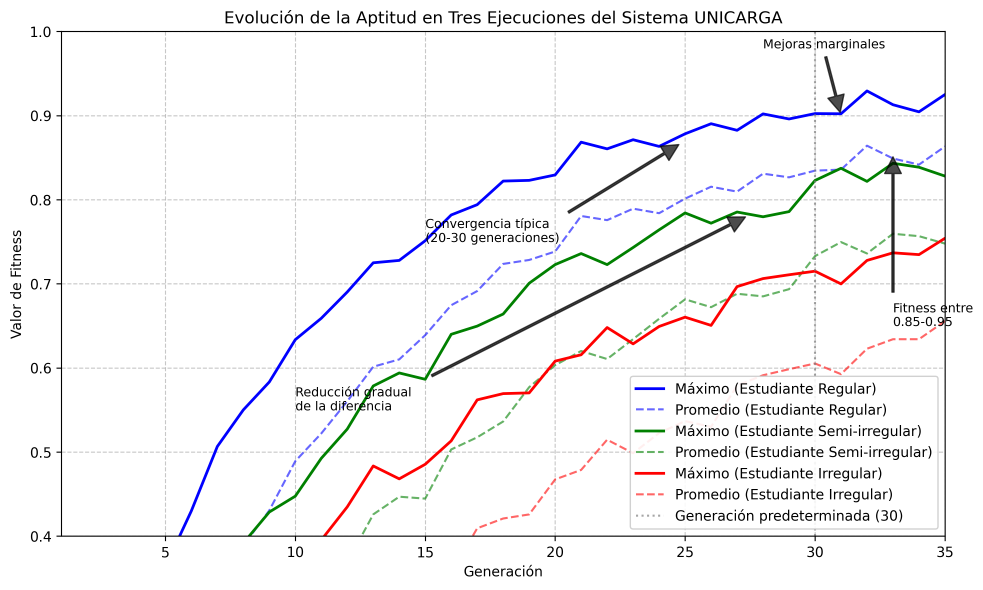
#> input picture convergencia_fitness.png, 2949 x 1768 px, given as the content of the folder data/dataset, which was not available (shown at 1/3 size)
$ python script_aplify_dataset.py
#> lines starting #> are read from the running program, lines starting #| are printed output that depends on the picture; pictures that were not available may be replaced by others from this repository, and a replacement may not be noted
#!/usr/bin/env python3
# -*- coding: utf-8 -*-
"""
Script para aumentar un dataset de imágenes mediante diversas transformaciones.
Mantiene la estructura jerárquica original y permite personalizar numeración
de sets y aplicación consistente de filtros.
"""

import os
import cv2
import numpy as np
import argparse
from concurrent.futures import ProcessPoolExecutor
import random
from tqdm import tqdm
import shutil
from collections import defaultdict

def parse_arguments():
    """Define y procesa los argumentos de la línea de comandos."""
    parser = argparse.ArgumentParser(description='Aumenta un dataset de imágenes manteniendo la estructura jerárquica.')
    parser.add_argument('--input_dir', type=str, default='data/dataset',
                        help='Directorio de entrada con las imágenes originales')
    parser.add_argument('--output_dir', type=str, default='data/dataset',
                        help='Directorio de salida para las imágenes aumentadas')
    parser.add_argument('--augmentations', type=int, default=5,
                        help='Número de versiones aumentadas a generar por imagen')
    parser.add_argument('--workers', type=int, default=os.cpu_count(),
                        help='Número de procesos en paralelo a utilizar')
    parser.add_argument('--start_set', type=int, default=31,
                        help='Número inicial para la numeración de sets (ej: 31)')
    parser.add_argument('--consistent_filters', action='store_true',
                        help='Aplicar filtros consistentemente por set (mismo filtro para todo el set)')
    return parser.parse_args()

def apply_rotation(image, angle=None):
    """Aplica una rotación aleatoria entre -15 y 15 grados."""
    if angle is None:
        angle = random.uniform(-15, 15)

    height, width = image.shape[:2]
    center = (width // 2, height // 2)

    rotation_matrix = cv2.getRotationMatrix2D(center, angle, 1.0)
    rotated = cv2.warpAffine(image, rotation_matrix, (width, height),
                             borderMode=cv2.BORDER_REFLECT)
    return rotated

def apply_gaussian_blur(image, kernel_size=None):
    """Aplica un desenfoque gaussiano con un kernel aleatorio entre 3x3 y 7x7."""
    if kernel_size is None:
        # Aseguramos que el kernel size sea impar
        kernel_size = random.choice([3, 5, 7])

    blurred = cv2.GaussianBlur(image, (kernel_size, kernel_size), 0)
    return blurred

def apply_stretch(image, scale_x=None, scale_y=None):
    """Aplica un estiramiento aleatorio entre 0.8 y 1.2 en x o y."""
    if scale_x is None:
        scale_x = random.uniform(0.8, 1.2)
    if scale_y is None:
        scale_y = random.uniform(0.8, 1.2)

    height, width = image.shape[:2]
    new_width = int(width * scale_x)
    new_height = int(height * scale_y)

    stretched = cv2.resize(image, (new_width, new_height))

    # Si la imagen es más grande, recortamos el centro
    if new_width > width or new_height > height:
        start_x = (new_width - width) // 2 if new_width > width else 0
        start_y = (new_height - height) // 2 if new_height > height else 0
        stretched = stretched[start_y:start_y+height, start_x:start_x+width]

    # Si la imagen es más pequeña, rellenamos con reflejo de bordes
    if new_width < width or new_height < height:
        top = (height - new_height) // 2 if new_height < height else 0
        bottom = height - new_height - top if new_height < height else 0
        left = (width - new_width) // 2 if new_width < width else 0
        right = width - new_width - left if new_width < width else 0
        stretched = cv2.copyMakeBorder(stretched, top, bottom, left, right,
                                      cv2.BORDER_REFLECT)

    return stretched

def apply_brightness_contrast(image, alpha=None, beta=None):
    """Aplica cambios en brillo y contraste.
    alpha: contraste (1.0 - sin cambio, >1 más contraste, <1 menos contraste)
    beta: brillo (0 - sin cambio, >0 más brillo, <0 menos brillo)
    """
    if alpha is None:
        alpha = random.uniform(0.8, 1.5)
    if beta is None:
        beta = random.randint(-30, 30)

    adjusted = cv2.convertScaleAbs(image, alpha=alpha, beta=beta)
    return adjusted

def apply_color_filters(image, filter_type=None):
    """Aplica diferentes filtros de color (HSV, CLAHE, etc)."""
    if filter_type is None:
        filter_type = random.randint(0, 3)

    if filter_type == 0:
        # Aplicar ajuste HSV
        hsv = cv2.cvtColor(image, cv2.COLOR_BGR2HSV)
        # Ajustar el tono (H), saturación (S), y valor (V)
        h, s, v = cv2.split(hsv)

        # Random shift en el tono (-10 a 10)
        h = np.mod(h + random.randint(-10, 10), 180).astype(np.uint8)

        # Random ajuste de saturación (0.8 a 1.2)
        s = cv2.convertScaleAbs(s, alpha=random.uniform(0.8, 1.2))

        # Random ajuste de valor/brillo (0.8 a 1.2)
        v = cv2.convertScaleAbs(v, alpha=random.uniform(0.8, 1.2))

        hsv_adjusted = cv2.merge([h, s, v])
        filtered = cv2.cvtColor(hsv_adjusted, cv2.COLOR_HSV2BGR)

    elif filter_type == 1:
        # Aplicar CLAHE (Contrast Limited Adaptive Histogram Equalization)
        lab = cv2.cvtColor(image, cv2.COLOR_BGR2LAB)
        l, a, b = cv2.split(lab)

        clahe = cv2.createCLAHE(clipLimit=random.uniform(1.0, 4.0),
                               tileGridSize=(8, 8))
        cl = clahe.apply(l)

        lab_adjusted = cv2.merge([cl, a, b])
        filtered = cv2.cvtColor(lab_adjusted, cv2.COLOR_LAB2BGR)

    elif filter_type == 2:
        # Aplicar un balance de color aleatorio
        b, g, r = cv2.split(image)

        # Ajusta el balance entre canales
        r_scale = random.uniform(0.9, 1.1)
        g_scale = random.uniform(0.9, 1.1)
        b_scale = random.uniform(0.9, 1.1)

        r = cv2.convertScaleAbs(r, alpha=r_scale)
        g = cv2.convertScaleAbs(g, alpha=g_scale)
        b = cv2.convertScaleAbs(b, alpha=b_scale)

        filtered = cv2.merge([b, g, r])

    else:  # filter_type == 3
        # Aplicar ajuste de gamma
        gamma = random.uniform(0.8, 1.2)
        inv_gamma = 1.0 / gamma
        table = np.array([((i / 255.0) ** inv_gamma) * 255
                         for i in np.arange(0, 256)]).astype("uint8")
        filtered = cv2.LUT(image, table)

    return filtered

def generate_augmentation_params():
    """Genera parámetros aleatorios para todas las transformaciones."""
    params = {
        'rotation': {
            'apply': random.random() > 0.3,  # 70% de probabilidad
            'angle': random.uniform(-15, 15)
        },
        'blur': {
            'apply': random.random() > 0.5,  # 50% de probabilidad
            'kernel_size': random.choice([3, 5, 7])
        },
        'stretch': {
            'apply': random.random() > 0.5,  # 50% de probabilidad
            'scale_x': random.uniform(0.8, 1.2),
            'scale_y': random.uniform(0.8, 1.2)
        },
        'brightness_contrast': {
            'apply': random.random() > 0.3,  # 70% de probabilidad
            'alpha': random.uniform(0.8, 1.5),
            'beta': random.randint(-30, 30)
        },
        'color': {
            'apply': random.random() > 0.5,  # 50% de probabilidad
            'filter_type': random.randint(0, 3)
        }
    }

    # Aseguramos que al menos se aplique una transformación
    if not any(params[k]['apply'] for k in params):
        # Aplicamos al menos una transformación aleatoria
        random_transform = random.choice(list(params.keys()))
        params[random_transform]['apply'] = True

    return params

def augment_image(image, aug_params=None):
    """Aplica una combinación de transformaciones a la imagen según los parámetros dados."""
    if aug_params is None:
        aug_params = generate_augmentation_params()

    # Aplicamos las transformaciones en orden
    augmented = image.copy()

    if aug_params['rotation']['apply']:
        augmented = apply_rotation(augmented, aug_params['rotation']['angle'])

    if aug_params['blur']['apply']:
        augmented = apply_gaussian_blur(augmented, aug_params['blur']['kernel_size'])

    if aug_params['stretch']['apply']:
        augmented = apply_stretch(augmented,
                                 aug_params['stretch']['scale_x'],
                                 aug_params['stretch']['scale_y'])

    if aug_params['brightness_contrast']['apply']:
        augmented = apply_brightness_contrast(
            augmented,
            aug_params['brightness_contrast']['alpha'],
            aug_params['brightness_contrast']['beta']
        )

    if aug_params['color']['apply']:
        augmented = apply_color_filters(augmented, aug_params['color']['filter_type'])

    return augmented

def process_image(args):
    """Procesa una imagen, aplica aumentación y guarda las versiones aumentadas."""
    img_path, output_path, aug_params = args

    # Crear directorio de salida si no existe
    os.makedirs(os.path.dirname(output_path), exist_ok=True)

    # Leer la imagen
    img = cv2.imread(img_path)
    if img is None:
        print(f"Error al leer la imagen: {img_path}")
        return

    # Generar versión aumentada con los parámetros dados
    aug_img = augment_image(img, aug_params)

    # Guardar la imagen aumentada
    cv2.imwrite(output_path, aug_img)

def parse_path_structure(path, input_dir):
    """Extrae la estructura class/set/seq de la ruta del archivo."""
    rel_path = os.path.relpath(path, input_dir)
    parts = rel_path.split(os.sep)

    if len(parts) >= 3:
        class_name = parts[0]  # class_X
        set_name = parts[1]    # set_Y
        seq_name = parts[2]    # seq_Z

        # El último elemento puede ser el nombre del archivo
        if len(parts) > 3:
            file_name = parts[-1]
        else:
            file_name = ""

        return {
            'class': class_name,
            'set': set_name,
            'seq': seq_name,
            'file': file_name
        }

    return None

def group_by_structure(image_paths, input_dir):
    """Agrupa las imágenes según su estructura class/set/seq."""
    grouped = defaultdict(lambda: defaultdict(lambda: defaultdict(list)))

    for img_path in image_paths:
        structure = parse_path_structure(img_path, input_dir)
        if structure:
            class_name = structure['class']
            set_name = structure['set']
            seq_name = structure['seq']
            grouped[class_name][set_name][seq_name].append(img_path)

    return grouped

def find_images(input_dir):
    """Encuentra todas las imágenes en el directorio de entrada."""
#> called with input_dir = 'data/dataset'
    image_paths = []

    for root, _, files in os.walk(input_dir):
        for file in files:
            if file.lower().endswith(('.jpg', '.jpeg', '.png', '.bmp')):
                image_paths.append(os.path.join(root, file))

    return image_paths

def main():
    """Función principal del script."""
    args = parse_arguments()

    print(f"Buscando imágenes en: {args.input_dir}")
    image_paths = find_images(args.input_dir)

    if not image_paths:
        print("No se encontraron imágenes en el directorio especificado.")
        return

    print(f"Se encontraron {len(image_paths)} imágenes.")

    # Agrupar imágenes por class/set/seq
    grouped_images = group_by_structure(image_paths, args.input_dir)

    # Para cada tipo de augmentación
    for aug_idx in range(args.augmentations):
        print(f"\nGenerando augmentación {aug_idx+1}/{args.augmentations}...")

        process_args = []
        current_set_id = args.start_set

        # Para cada clase
        for class_name, sets in grouped_images.items():
            # Para cada set en la clase
            for set_name, sequences in sets.items():
                # Generar parámetros de augmentación consistentes para todo el set
                # si la opción está activada
                set_aug_params = generate_augmentation_params() if args.consistent_filters else None

                # Nuevo nombre de set con numeración incremental
                new_set_name = f"set_{current_set_id}"

                # Para cada secuencia en el set
                for seq_name, images in sequences.items():
                    # Para cada imagen en la secuencia
                    for img_path in images:
                        # Obtener el nombre base del archivo
                        base_name = os.path.basename(img_path)
                        name, ext = os.path.splitext(base_name)

                        # Construir ruta de salida con la nueva estructura
                        output_path = os.path.join(
                            args.output_dir,
                            class_name,
                            new_set_name,
                            seq_name,
                            f"{name}_aug{aug_idx+1}{ext}"
                        )

                        # Si no se usa filtro consistente por set, generar nuevos parámetros
                        img_aug_params = set_aug_params if args.consistent_filters else generate_augmentation_params()

                        process_args.append((img_path, output_path, img_aug_params))

                # Incrementar el ID del set para la siguiente iteración
                current_set_id += 1

        # Procesar imágenes en paralelo para esta augmentación
        num_workers = min(args.workers, len(process_args))
        print(f"Procesando imágenes con {num_workers} workers...")

        with ProcessPoolExecutor(max_workers=num_workers) as executor:
            list(tqdm(executor.map(process_image, process_args), total=len(process_args)))
#> this loop made 5 passes
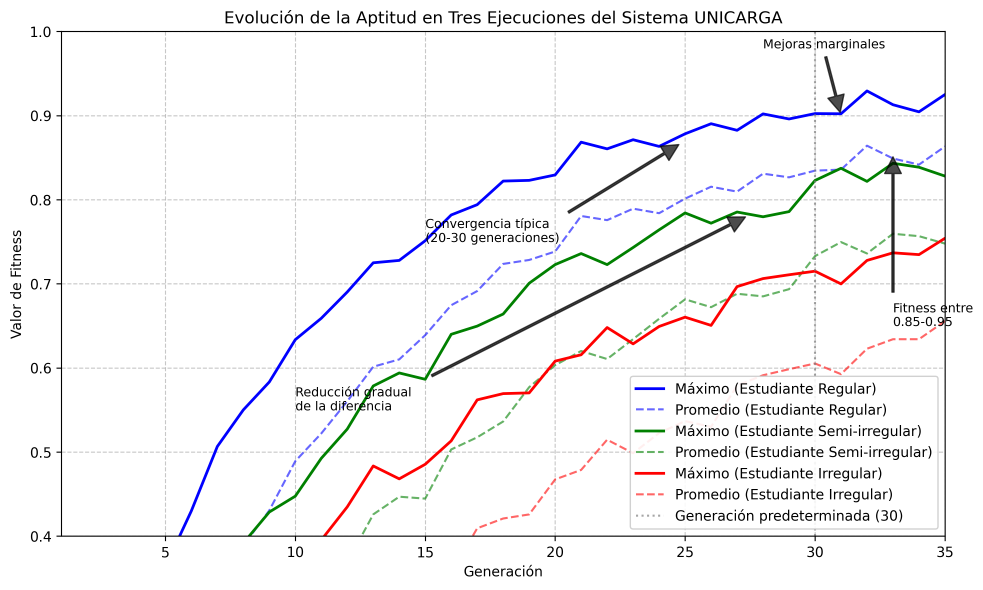
#> input picture convergencia_fitness.png, 2949 x 1768 px, given as the content of the folder data/dataset, which was not available (shown at 1/3 size)
#> pass 1, in apply_rotation, `rotated = cv2.warpAffine(image, rotation_matrix, (width, height), bord..`:
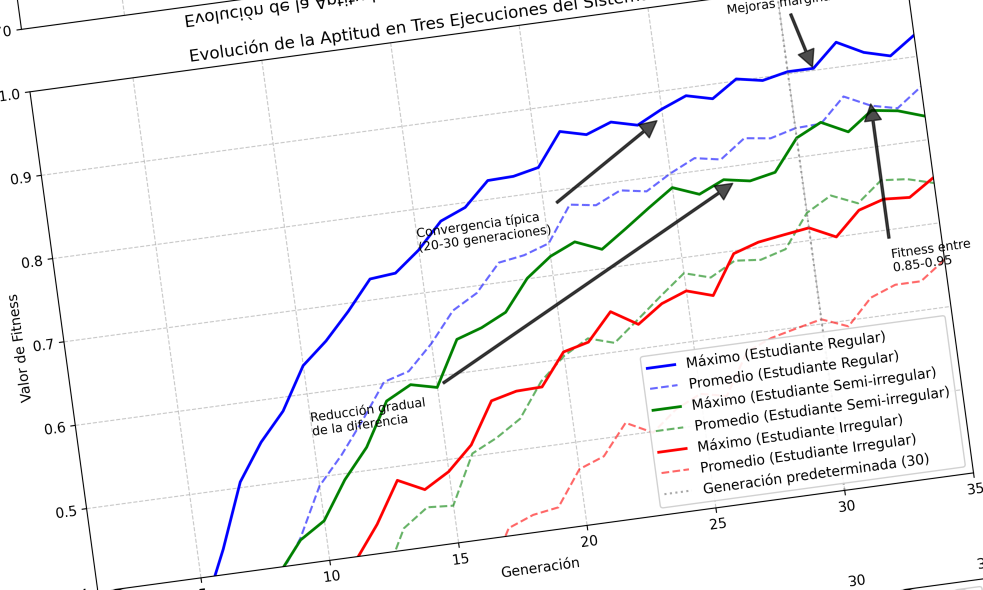
#> rotated: shape (1768, 2949, 3) (shown at 1/3 size); mean B, G, R 245.2, 244.4, 244.8
#> pass 1, in apply_stretch, `stretched = cv2.resize(image, (new_width, new_height))`:
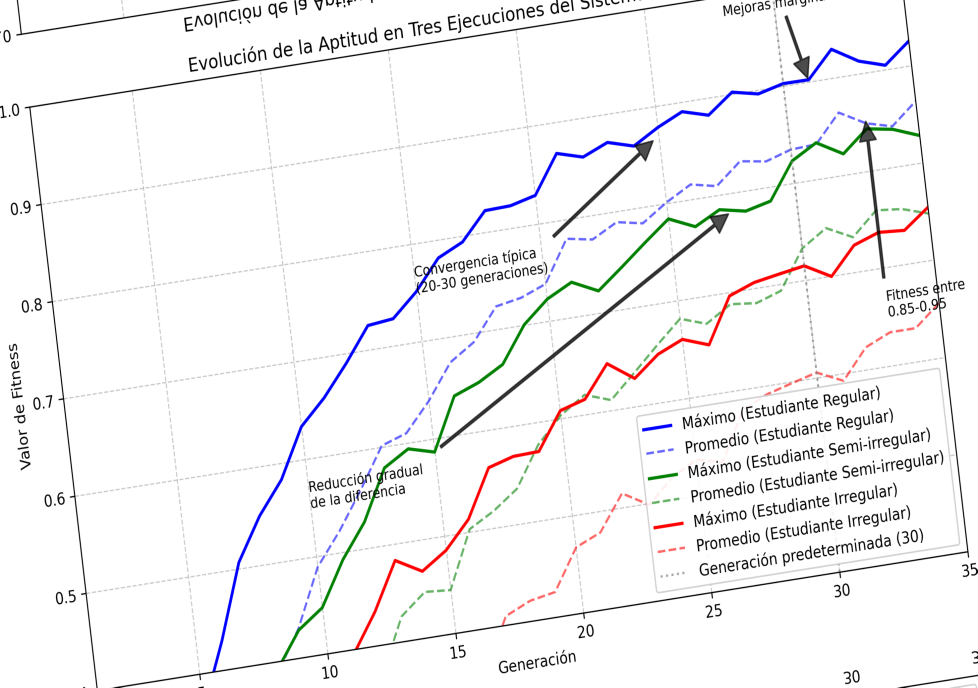
#> stretched: shape (2063, 2932, 3) (shown at 1/3 size); mean B, G, R 245.2, 244.3, 244.8
#> pass 1, in apply_stretch, `stretched = stretched[start_y:start_y+height, start_x:start_x+width]`:
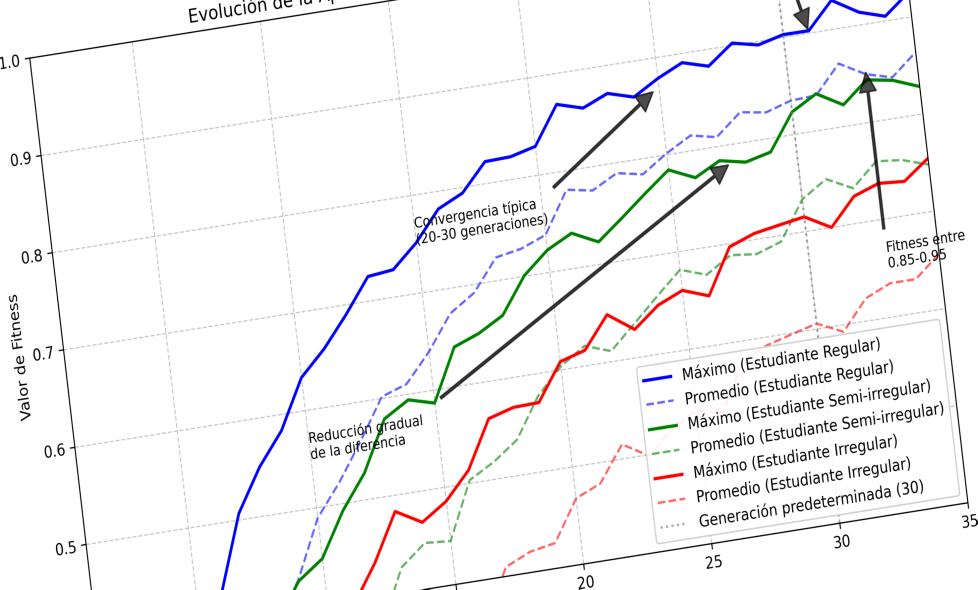
#> stretched: shape (1768, 2932, 3) (shown at 1/3 size); mean B, G, R 245.4, 244.4, 245
#> pass 1, in apply_stretch, `stretched = cv2.copyMakeBorder(stretched, top, bottom, left, right, cv..`:
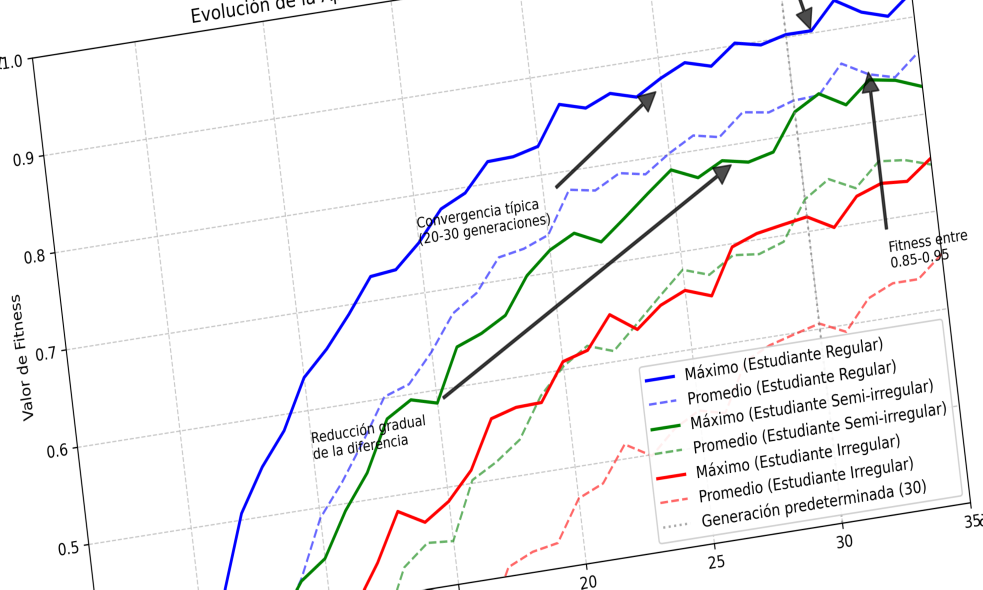
#> stretched: shape (1768, 2949, 3) (shown at 1/3 size); mean B, G, R 245.5, 244.5, 245

    print(f"Proceso completado. Imágenes aumentadas guardadas en: {args.output_dir}")

if __name__ == "__main__":
    main()
